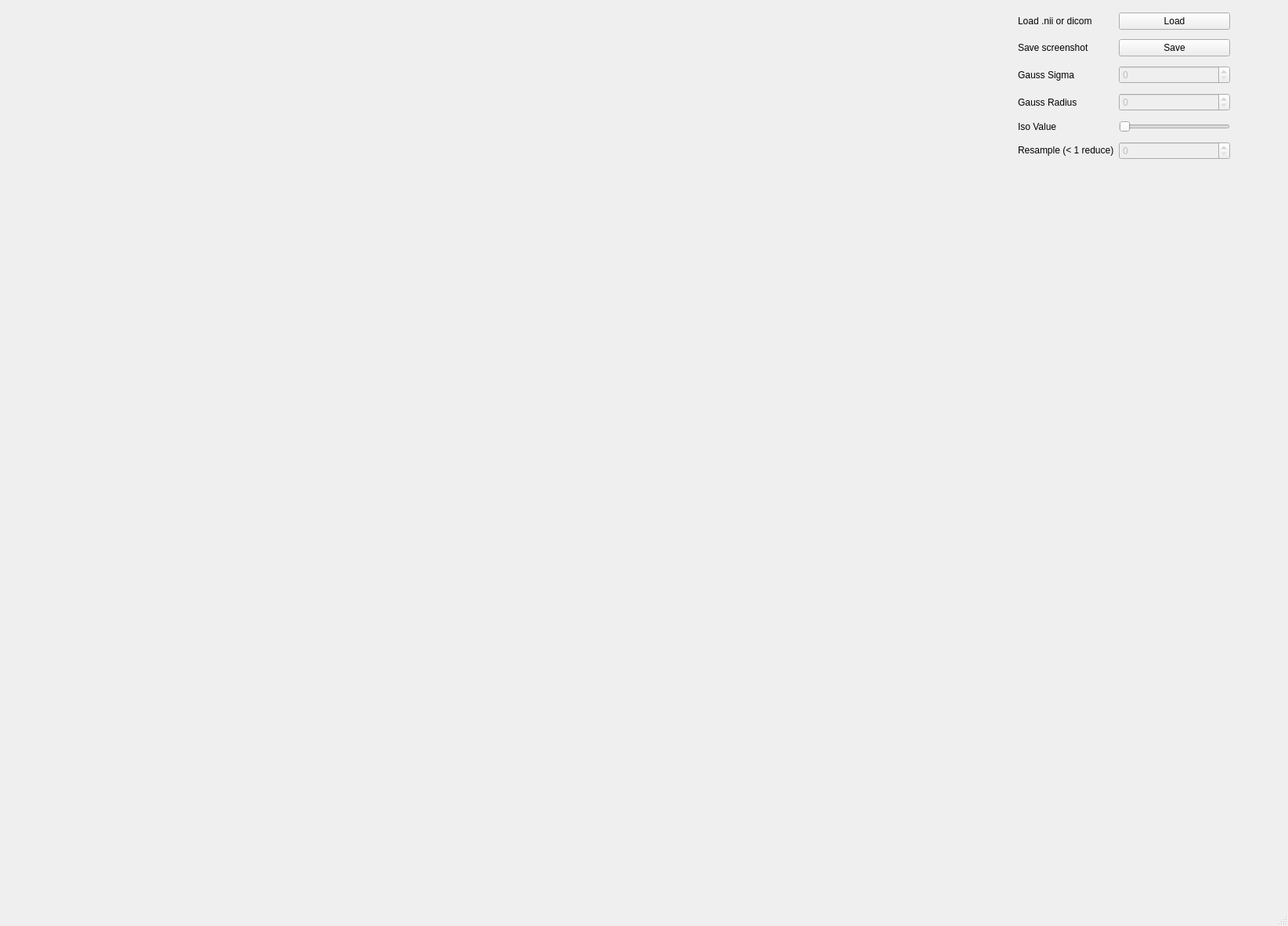
<?xml version="1.0" encoding="UTF-8"?>
<ui version="4.0">
 <class>MainWindow</class>
 <widget class="QMainWindow" name="MainWindow">
  <property name="enabled">
   <bool>true</bool>
  </property>
  <property name="geometry">
   <rect>
    <x>0</x>
    <y>0</y>
    <width>1645</width>
    <height>1183</height>
   </rect>
  </property>
  <property name="windowTitle">
   <string>MainWindow</string>
  </property>
  <widget class="QWidget" name="centralwidget">
   <widget class="QFrame" name="vtkFrame">
    <property name="geometry">
     <rect>
      <x>10</x>
      <y>0</y>
      <width>1024</width>
      <height>1024</height>
     </rect>
    </property>
   </widget>
   <widget class="QWidget" name="gridLayoutWidget">
    <property name="geometry">
     <rect>
      <x>1300</x>
      <y>10</y>
      <width>271</width>
      <height>201</height>
     </rect>
    </property>
    <layout class="QGridLayout" name="gridLayout">
     <item row="2" column="1">
      <widget class="QSpinBox" name="gaussSigmaSpinBox">
       <property name="enabled">
        <bool>false</bool>
       </property>
      </widget>
     </item>
     <item row="5" column="1">
      <widget class="QSpinBox" name="resampleSpinBox">
       <property name="enabled">
        <bool>false</bool>
       </property>
       <property name="maximum">
        <number>2</number>
       </property>
      </widget>
     </item>
     <item row="5" column="0">
      <widget class="QLabel" name="resampleSpinBoxLabel">
       <property name="text">
        <string>Resample (&lt; 1 reduce)</string>
       </property>
      </widget>
     </item>
     <item row="3" column="1">
      <widget class="QSpinBox" name="gaussRadiusSpinBox">
       <property name="enabled">
        <bool>false</bool>
       </property>
      </widget>
     </item>
     <item row="4" column="1">
      <widget class="QSlider" name="contourSlider">
       <property name="enabled">
        <bool>false</bool>
       </property>
       <property name="orientation">
        <enum>Qt::Horizontal</enum>
       </property>
      </widget>
     </item>
     <item row="1" column="1">
      <widget class="QPushButton" name="saveButton">
       <property name="text">
        <string>Save</string>
       </property>
      </widget>
     </item>
     <item row="3" column="0">
      <widget class="QLabel" name="gaussRadiusSpinBoxLabel">
       <property name="text">
        <string>Gauss Radius</string>
       </property>
      </widget>
     </item>
     <item row="2" column="0">
      <widget class="QLabel" name="gaussSigmaSpinBoxLabel">
       <property name="text">
        <string>Gauss Sigma</string>
       </property>
      </widget>
     </item>
     <item row="4" column="0">
      <widget class="QLabel" name="contourSliderLabel">
       <property name="text">
        <string>Iso Value</string>
       </property>
      </widget>
     </item>
     <item row="0" column="1">
      <widget class="QPushButton" name="loadButton">
       <property name="text">
        <string>Load</string>
       </property>
      </widget>
     </item>
     <item row="0" column="0">
      <widget class="QLabel" name="loadLabel">
       <property name="text">
        <string>Load .nii or dicom</string>
       </property>
      </widget>
     </item>
     <item row="1" column="0">
      <widget class="QLabel" name="saveLabel">
       <property name="text">
        <string>Save screenshot</string>
       </property>
      </widget>
     </item>
    </layout>
   </widget>
  </widget>
  <widget class="QMenuBar" name="menubar">
   <property name="geometry">
    <rect>
     <x>0</x>
     <y>0</y>
     <width>1645</width>
     <height>22</height>
    </rect>
   </property>
  </widget>
  <widget class="QStatusBar" name="statusbar"/>
 </widget>
 <resources/>
 <connections/>
</ui>
